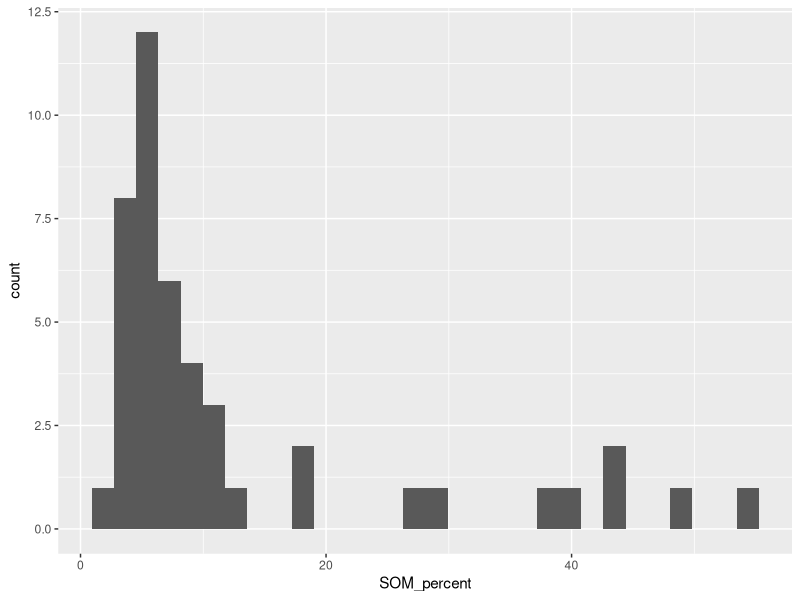
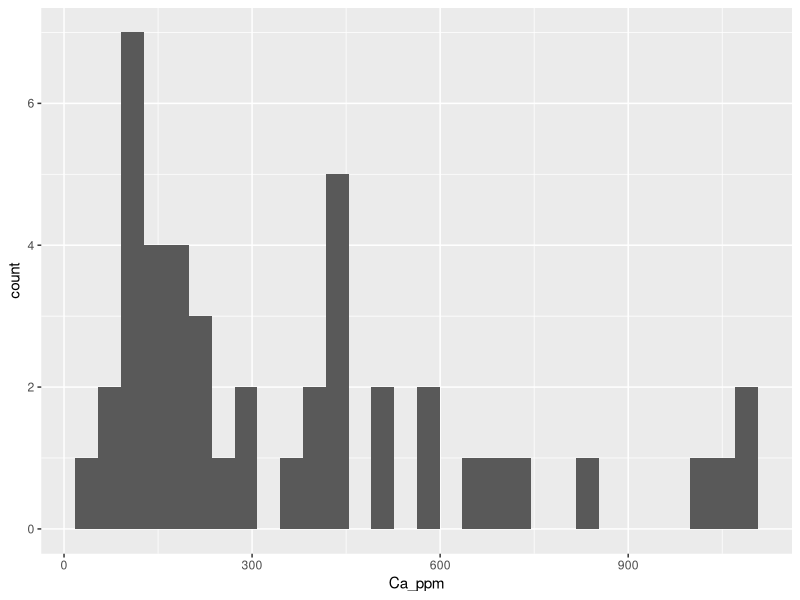
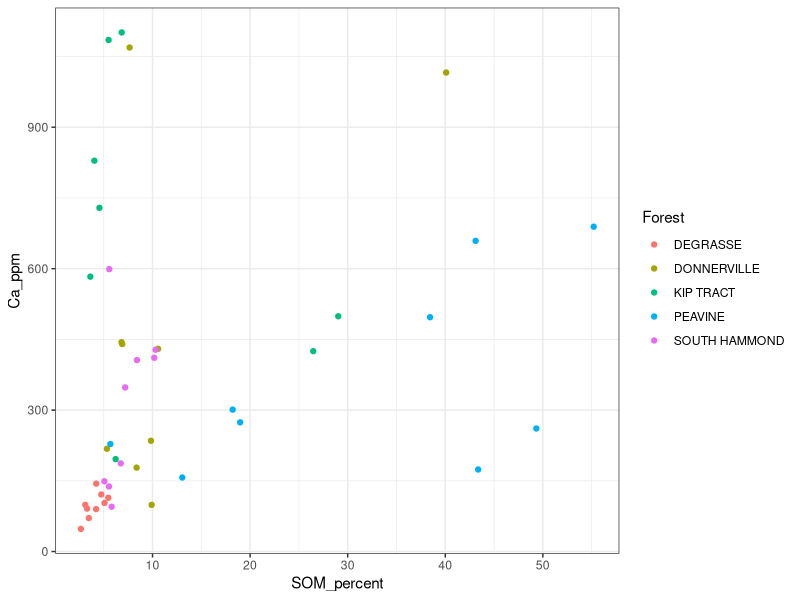
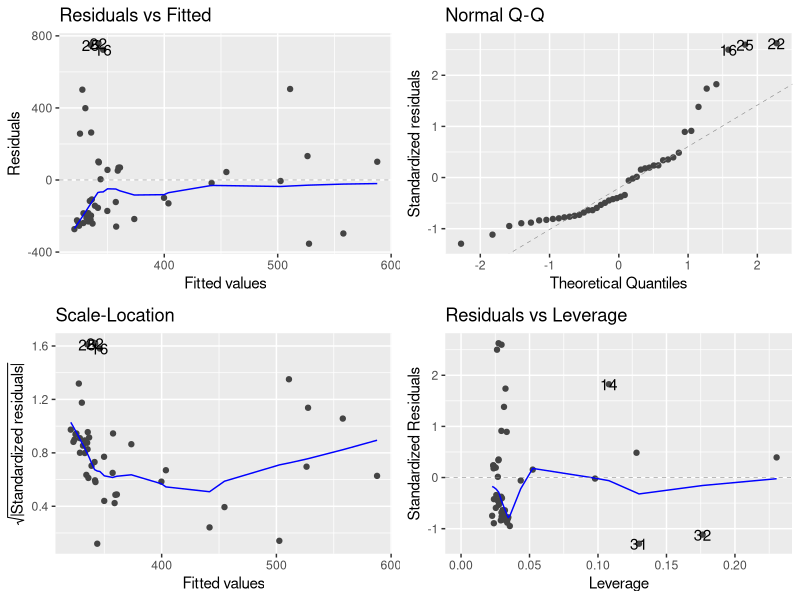

Write the R code that produced these figures, in order.
## ---- chunk 1
rm(list=ls())
library(tidyverse)
#library(tidyverse) = library(ggplot2) + library(dplyr) + some other stuff too
library(readr)
library(here)
library(ggfortify)
## ---- chunk 2
DF<-read.csv(here("Data","soil_reduced-1.csv"),stringsAsFactors = TRUE)
## ---- chunk 3
levels(DF$Forest)
## ---- chunk 4
ggplot(DF,aes(x=SOM_percent))+
  geom_histogram()
## ---- chunk 5
ggplot(DF,aes(x=Ca_ppm))+
  geom_histogram()
## ---- chunk 6
summary(DF)
## ---- chunk 7
ggplot(DF,aes(x=SOM_percent, y=Ca_ppm, color=Forest))+
  geom_point()+
  theme_bw()
## ---- chunk 8
mod1<-lm(Ca_ppm~SOM_percent,data=DF)
summary(mod1)
## ---- chunk 9
autoplot(mod1)
## ---- chunk 10
anova(mod1)
## ---- chunk 11
summary(mod1)
